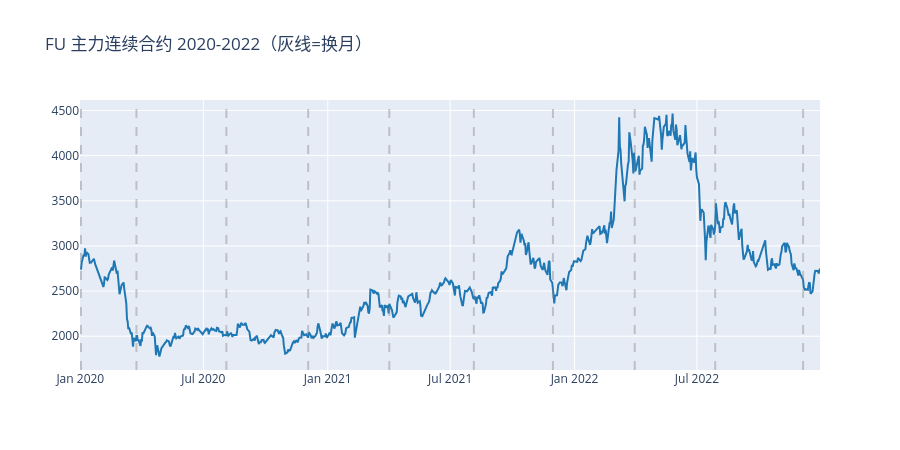

The code cell stored with this chart in its notebook:
### Markdown cell above
## 4. 连续合约（主力，后复权）

### Code cell
cc = ContinuousContract(loader, 'FU', adjust='back')
cont = cc.build(start='2020-01-01', end='2022-12-31')

# 日线聚合
cont_daily = cont.resample('1D').agg({
    'open': 'first', 'high': 'max', 'low': 'min', 'close': 'last',
    'volume': 'sum', 'open_interest': 'last', 'contract': 'last'
}).dropna()

# 标记换月点
roll_dates = cont_daily[cont_daily['contract'] != cont_daily['contract'].shift(1)].index

fig = go.Figure()
fig.add_trace(go.Scatter(x=cont_daily.index, y=cont_daily['close'],
                         name='主力连续(后复权)', line=dict(color='#1f77b4')))
for rd in roll_dates:
    fig.add_vline(x=rd, line_dash='dash', line_color='gray', opacity=0.4)

fig.update_layout(title='FU 主力连续合约 2020-2022（灰线=换月）', height=450)
fig.show()

print(f'换月次数: {len(roll_dates)}')
print('涉及合约:', cont_daily['contract'].unique())

### Figure 1 — Plotly figure (JSON) as saved in the notebook; plotly's stock layout.template omitted (floating-point values rounded to 4 significant figures; data arrays with more than 128 entries replaced by an {"elided": "..."} marker saying what was removed)
{"data": [{"line": {"color": "#1f77b4"}, "name": "主力连续(后复权)", "type": "scatter", "x": {"elided": "728 str values"}, "y": {"elided": "728 float values"}}], "layout": {"height": 450, "shapes": [{"line": {"color": "gray", "dash": "dash"}, "opacity": 0.4, "type": "line", "x0": "2020-01-02T00:00:00", "x1": "2020-01-02T00:00:00", "xref": "x", "y0": 0, "y1": 1, "yref": "y domain"}, {"line": {"color": "gray", "dash": "dash"}, "opacity": 0.4, "type": "line", "x0": "2020-03-24T00:00:00", "x1": "2020-03-24T00:00:00", "xref": "x", "y0": 0, "y1": 1, "yref": "y domain"}, {"line": {"color": "gray", "dash": "dash"}, "opacity": 0.4, "type": "line", "x0": "2020-08-04T00:00:00", "x1": "2020-08-04T00:00:00", "xref": "x", "y0": 0, "y1": 1, "yref": "y domain"}, {"line": {"color": "gray", "dash": "dash"}, "opacity": 0.4, "type": "line", "x0": "2020-12-03T00:00:00", "x1": "2020-12-03T00:00:00", "xref": "x", "y0": 0, "y1": 1, "yref": "y domain"}, {"line": {"color": "gray", "dash": "dash"}, "opacity": 0.4, "type": "line", "x0": "2021-04-02T00:00:00", "x1": "2021-04-02T00:00:00", "xref": "x", "y0": 0, "y1": 1, "yref": "y domain"}, {"line": {"color": "gray", "dash": "dash"}, "opacity": 0.4, "type": "line", "x0": "2021-08-05T00:00:00", "x1": "2021-08-05T00:00:00", "xref": "x", "y0": 0, "y1": 1, "yref": "y domain"}, {"line": {"color": "gray", "dash": "dash"}, "opacity": 0.4, "type": "line", "x0": "2021-11-30T00:00:00", "x1": "2021-11-30T00:00:00", "xref": "x", "y0": 0, "y1": 1, "yref": "y domain"}, {"line": {"color": "gray", "dash": "dash"}, "opacity": 0.4, "type": "line", "x0": "2022-03-31T00:00:00", "x1": "2022-03-31T00:00:00", "xref": "x", "y0": 0, "y1": 1, "yref": "y domain"}, {"line": {"color": "gray", "dash": "dash"}, "opacity": 0.4, "type": "line", "x0": "2022-07-28T00:00:00", "x1": "2022-07-28T00:00:00", "xref": "x", "y0": 0, "y1": 1, "yref": "y domain"}, {"line": {"color": "gray", "dash": "dash"}, "opacity": 0.4, "type": "line", "x0": "2022-12-05T00:00:00", "x1": "2022-12-05T00:00:00", "xref": "x", "y0": 0, "y1": 1, "yref": "y domain"}], "title": {"text": "FU 主力连续合约 2020-2022（灰线=换月）"}}}
